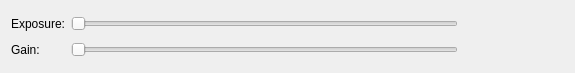
<?xml version="1.0" encoding="UTF-8"?>
<ui version="4.0">
 <class>Form</class>
 <widget class="QWidget" name="Form">
  <property name="geometry">
   <rect>
    <x>0</x>
    <y>0</y>
    <width>575</width>
    <height>73</height>
   </rect>
  </property>
  <property name="windowTitle">
   <string>Form</string>
  </property>
  <layout class="QGridLayout" name="gridLayout">
   <item row="1" column="1">
    <widget class="QSlider" name="sldr_gain">
     <property name="maximum">
      <number>31</number>
     </property>
     <property name="orientation">
      <enum>Qt::Horizontal</enum>
     </property>
    </widget>
   </item>
   <item row="0" column="0">
    <widget class="QLabel" name="label">
     <property name="text">
      <string>Exposure:</string>
     </property>
    </widget>
   </item>
   <item row="0" column="1">
    <widget class="QSlider" name="sldr_exposure">
     <property name="maximum">
      <number>450</number>
     </property>
     <property name="orientation">
      <enum>Qt::Horizontal</enum>
     </property>
    </widget>
   </item>
   <item row="1" column="0">
    <widget class="QLabel" name="label_2">
     <property name="text">
      <string>Gain:</string>
     </property>
    </widget>
   </item>
   <item row="0" column="2">
    <widget class="QLabel" name="lbl_wexposure">
     <property name="minimumSize">
      <size>
       <width>100</width>
       <height>0</height>
      </size>
     </property>
     <property name="text">
      <string/>
     </property>
    </widget>
   </item>
   <item row="1" column="2">
    <widget class="QLabel" name="lbl_wgain">
     <property name="minimumSize">
      <size>
       <width>100</width>
       <height>0</height>
      </size>
     </property>
     <property name="text">
      <string/>
     </property>
    </widget>
   </item>
  </layout>
 </widget>
 <tabstops>
  <tabstop>sldr_exposure</tabstop>
  <tabstop>sldr_gain</tabstop>
 </tabstops>
 <resources/>
 <connections/>
</ui>
